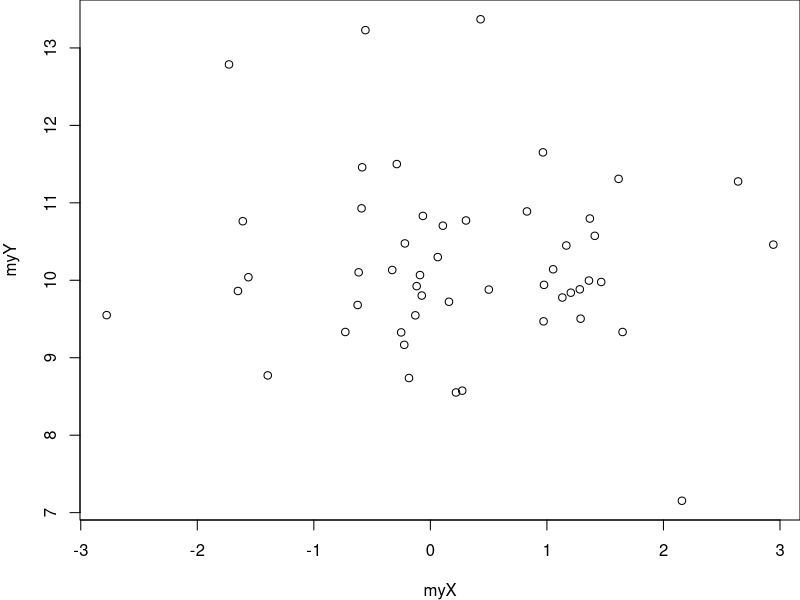
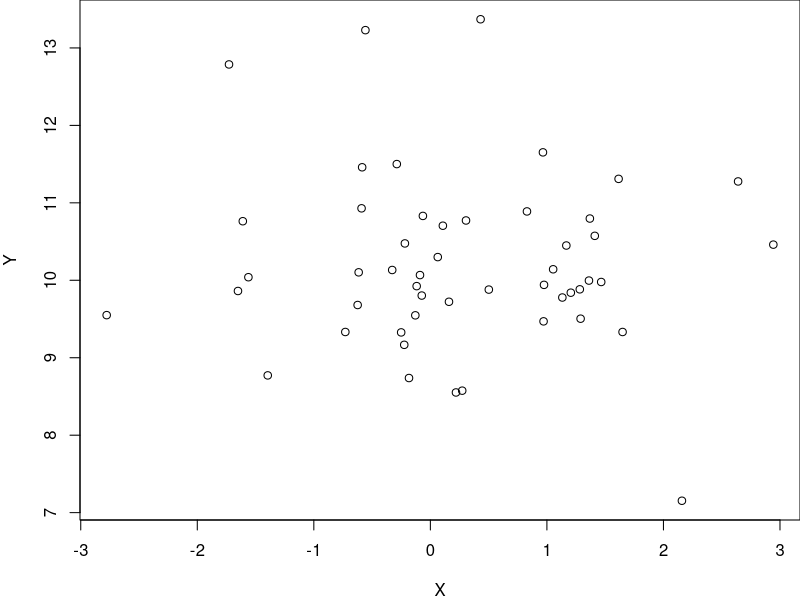
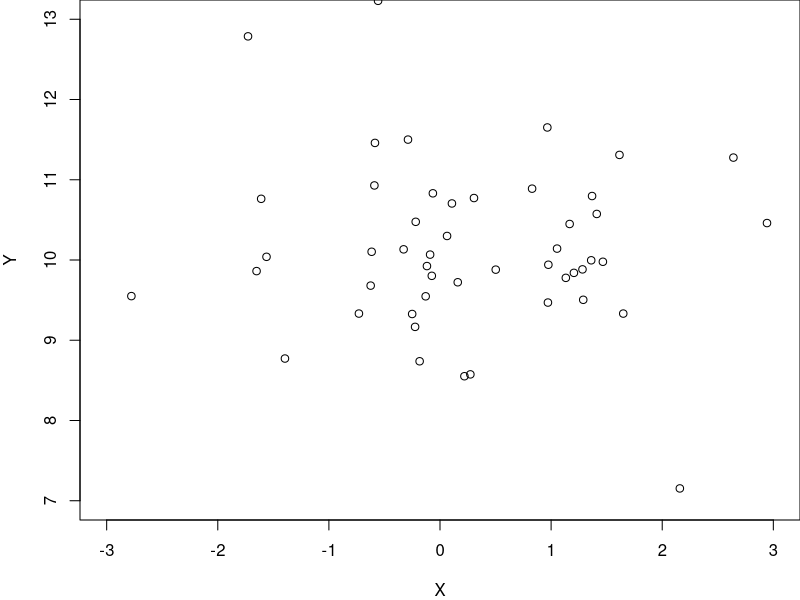
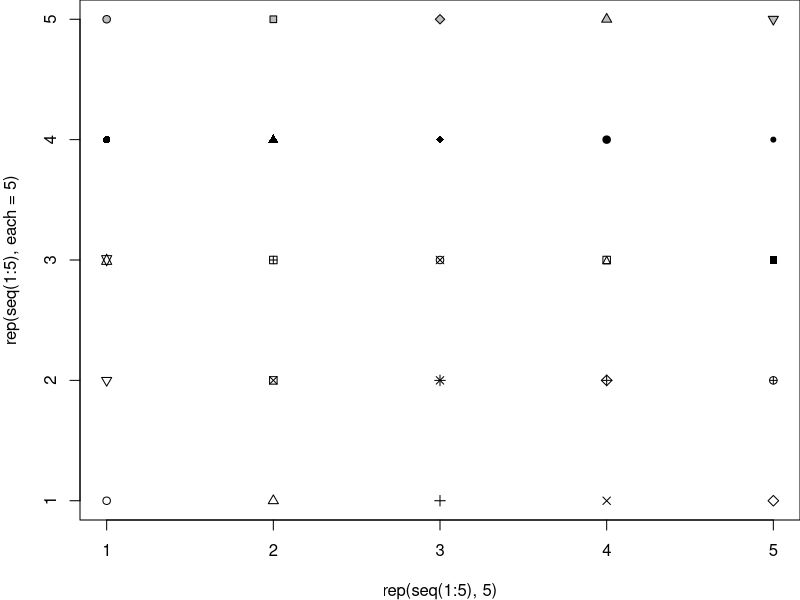
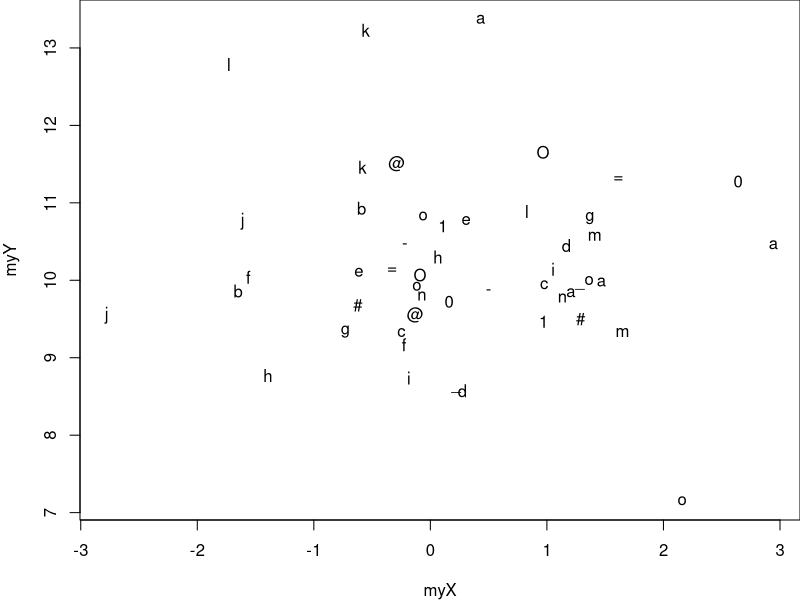
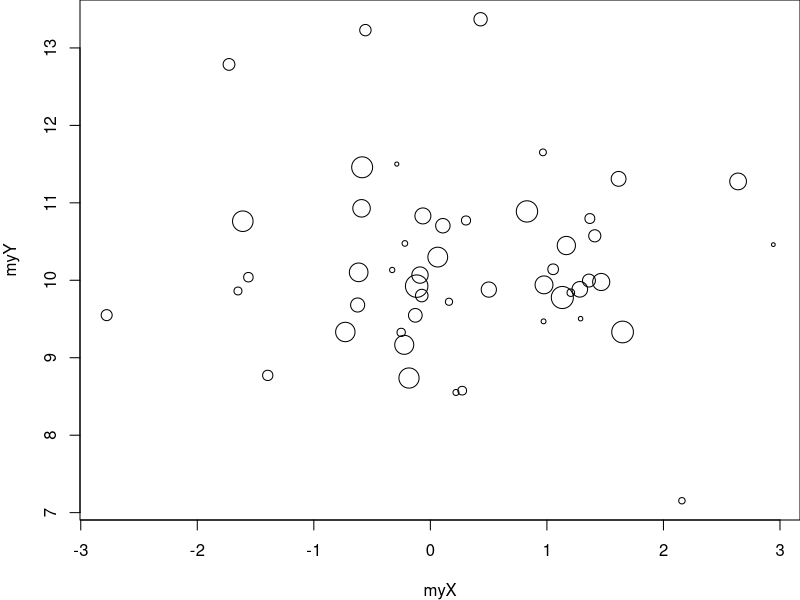
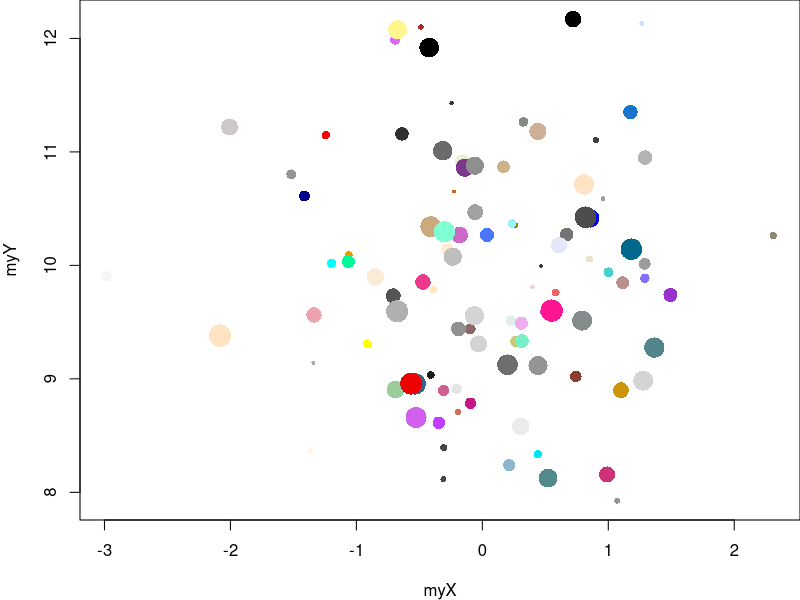
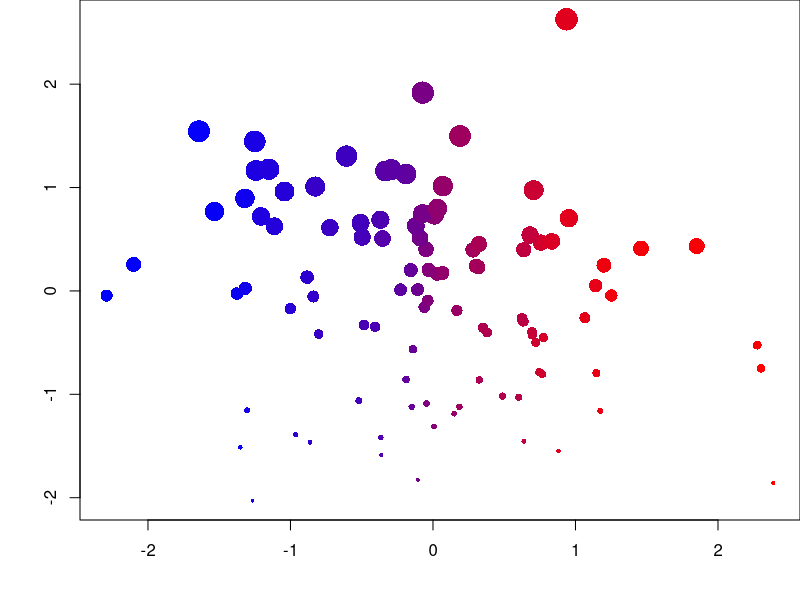

These charts were generated, in order, by the following R code:
## ---- chunk 1
op <- par(no.readonly = TRUE)
## ---- chunk 2
# tirage aléatoire de 50 valeurs dans une loi Normale
myX <- rnorm(50, mean = 0, sd = 1) 
myY <- rnorm(50, mean = 10, sd = 1)
par(mar = c(4, 4, 0, 0)) # réduction des marges
plot(x = myX, y = myY)
## ---- chunk 3
par(mar = c(4, 4, 0, 0)) # réduction des marges
plot(x = myX, y = myY, 
  xlab = "X", ylab = "Y")
## ---- chunk 4
par(mar = c(4, 4, 0, 0)) # réduction des marges
plot(x = myX, y = myY, 
  xlab = "X", ylab = "Y", 
  xlim = c(-3, 3), ylim = c(7, 13))
## ---- chunk 5
par(mar = c(4, 4, 0, 0)) # réduction des marges
plot(x = rep(seq(1:5), 5), y = rep(seq(1:5), each = 5),
  pch = 1:25, bg = "gray")
plot(x = myX, y = myY, 
  pch = c(
    "a", "@", "#", "1", "=", "-", "_", "o", "O", "0", 
    letters[1:15]))
## ---- chunk 6
par(mar = c(4, 4, 0, 0)) # réduction des marges
plot(x = myX, y = myY, 
  cex = seq(from = 0.5, to = 3, length.out = 50))
## ---- chunk 7
myX <- rnorm(100, mean = 0, sd = 1)
myY <- rnorm(100, mean = 10, sd = 1)
par(mar = c(4, 4, 0, 0)) # réduction des marges
plot(x = myX, y = myY, 
  cex = seq(from = 0.5, to = 3, length.out = 100),
  pch = 16,
  col = sample(colors(), 100))
## ---- chunk 8
myX <- rnorm(100)
myY <- rnorm(100)
dfGraph <- data.frame(myX, myY)
dfGraph <- dfGraph[order(dfGraph$myX),]
dfGraph$myCol <- colorRampPalette(c("blue", "red"))(100)
dfGraph <- dfGraph[order(dfGraph$myY),]
dfGraph$myCex <- seq(from = 0.5, to = 3, length.out = 100)
par(mar = c(4, 4, 0, 0)) # réduction des marges
plot(x = dfGraph$myX, y = dfGraph$myY, 
  cex = dfGraph$myCex, pch = 16, col = dfGraph$myCol, 
  xlab = "", ylab = "")
## ---- chunk 9
myX <- 1:20
myY <- rnorm(20, mean = 10, sd = 1)
par(mar = c(4, 4, 0, 0)) # réduction des marges
plot(x = myX, y = myY, 
  type = 'b') # 'p', 'l', 'b', 'c', 'o', 'h', 's', 'S', 'n'
## ---- chunk 10
par(mfrow = c(1, 2), mar = c(4, 4, 0, 0))
plot(x = myX, y = myY, 
  type = 'b', pch = 16, cex = 3) 
grid(lwd = 3, lty = 1)
plot(x = myX, y = myY, 
  type = 'b', pch = 16, cex = 3, 
  panel.first = grid(lwd = 3, lty = 1)) 
par(mfrow = c(1, 1))
## ---- chunk 11
op <- par(no.readonly = TRUE)
par(mfrow = c(2, 2), mar = c(2, 2, 1, 1))
graph4 <- lapply(1:4, function(i){
  plot(x = rnorm(100), 
    y = rnorm(100), 
    col = i, pch = 16)
})
par(op)
## ---- chunk 12
myX <- rnorm(100)
myY <- rnorm(100)
par(mar = c(4, 4, 0, 0)) 
plot(x = myX, y = myY, 
  xlim = c(-4, 4), ylim = c(-4, 4),   
  pch = 16, cex = 1.5, 
  col = sample(colors(), size = 100),
  panel.first = {
    grid()
    abline(v = c(min(myX), max(myX)), lty = 2)
    abline(h = c(min(myY), max(myY)), lty = 2)
    abline(v = mean(myX), lty = 1)
    abline(h = mean(myY), lty = 1)
})
## ---- chunk 13
op <- par(no.readonly = TRUE)
par(mfrow = c(2, 2), mar = c(2, 2, 1, 1))
myX <- list(
  rnorm(1000),
  rgamma(1000, shape = 1),
  sample(1:100, size = 1000, replace = TRUE),
  rbeta(1000, shape1 = 1, shape2 = 2)
)
myTitle <- c("Normal", "Gamma", "Uniform", "Beta")
tr <- lapply(1:4, function(i){
  hist(myX[[i]], 
    col = heat.colors(15), 
    main = myTitle[i]
  )
})
par(op)
## ---- chunk 14
myX <- c(4, 5, 8)
par(mar = c(3, 3, 1, 1)) 
barplot(myX, names.arg = c("A", "B", "C"))
## ---- chunk 15
op <- par(no.readonly = TRUE)
par(mfrow = c(1, 2), mar = c(2, 2, 1, 1))
myX <- matrix(c(4, 5, 8, 4, 6, 2), nrow = 2)
barplot(myX, names.arg = c("A", "B", "C"))
myX <- matrix(c(4, 5, 8, 4, 6, 2, 3, 4, 5), nrow = 3)
barplot(myX, names.arg = c("A", "B", "C"))
par(op)
## ---- chunk 16
n <- 50
myX <- rnorm(n)
myY <- rnorm(n)
myCol <- c(2, sample(c(4, 2), size = (n - 1), replace = TRUE))
myColors <- colorRampPalette(c("blue", "red"))(100)
myYCut <- cut(myY, breaks = -4:4)
myXCut <- cut(myX, breaks = -4:4)
myYCutCol <- table(myCol, myYCut)
myXCutCol <- table(myCol, myXCut)
xCol <- round(
  myXCutCol[1,] / (myXCutCol[1,] + myXCutCol[2,]) * 100
)
xCol[is.na(xCol) | xCol == 0] <- 1
yCol <- round(
  myYCutCol[1,] / (myYCutCol[1,] + myYCutCol[2,]) * 100
)
yCol[is.na(yCol) | yCol == 0] <- 1
op <- par(no.readonly = TRUE)
par(mar = c(2, 3, 1, 1))
layout(matrix(c(1, 1, 0, 
                2, 2, 3, 
                2, 2, 3), ncol = 3, byrow = TRUE))
barplot(table(myXCut), las = 1, col = myColors[xCol])
plot(x = myX, y = myY, col = myCol, pch = 16, 
  xlim = c(-4, 4), ylim = c(-4, 4), cex = 1.5, 
  panel.first = grid())
barplot(
  table(myYCut), 
  las = 1, 
  horiz = TRUE, 
  col = myColors[yCol])
par(op)
## ---- chunk 17
graphBarplotCol <- function(n){
  myX <- rnorm(n)
  myY <- rnorm(n)
  myCol <- c(2, sample(c(4, 2), size = (n - 1), replace = TRUE))
  myColors <- colorRampPalette(c("blue", "red"))(100)
  myYCut <- cut(myY, breaks = -4:4)
  myXCut <- cut(myX, breaks = -4:4)
  myYCutCol <- table(myCol, myYCut)
  myXCutCol <- table(myCol, myXCut)
  xCol <- round(
    myXCutCol[1,] / (myXCutCol[1,] + myXCutCol[2,]) * 100
  )
  xCol[is.na(xCol) | xCol == 0] <- 1
  yCol <- round(
    myYCutCol[1,] / (myYCutCol[1,] + myYCutCol[2,]) * 100
  )
  yCol[is.na(yCol) | yCol == 0] <- 1
  op <- par(no.readonly = TRUE)
  par(mar = c(2, 3, 1, 1))
  layout(matrix(c(1, 1, 0, 
                  2, 2, 3, 
                  2, 2, 3), ncol = 3, byrow = TRUE))
  barplot(table(myXCut), las = 1, col = myColors[xCol])
  plot(x = myX, y = myY, col = myCol, pch = 16, 
    xlim = c(-4, 4), ylim = c(-4, 4), cex = 1.5, 
    panel.first = grid())
  barplot(
    table(myYCut), 
    las = 1, 
    horiz = TRUE, 
    col = myColors[yCol])
  par(op)
}
graphBarplotCol(n = 1000)
## ---- chunk 18
par(mar = c(3, 1, 1, 1)) # réduction des marges
barplot(rnorm(20), horiz = TRUE, col = rainbow(20))
## ---- chunk 19
gender <- data.frame(
  m = cut(sample(1:75, 1000, replace = TRUE), 
    breaks = seq(from = 0, to = 80, by = 10)), 
  f = cut(sample(1:75, 1000, replace = TRUE), 
    breaks = seq(from = 0, to = 80, by = 10))
)
op <- par(no.readonly = TRUE)
par(mfrow = c(1, 2), mar = c(2, 1, 2, 1))
barplot(-table(gender$f), horiz = TRUE, col = "salmon")
barplot(table(gender$m), horiz = TRUE, col = "lightblue")
par(op)
## ---- chunk 20
df <- data.frame(
  box1 = rnorm(1000), 
  box2 = rgamma(1000, shape = 1), 
  box3 = sample(-3:3, size = 1000, replace = TRUE),
  box4 = rbeta(1000, shape1 = 1, shape2 = 2)
)
par(mar = c(2, 2, 0, 0)) # réduction des marges
boxplot(df, col = c(rgb(0, 94, 255, maxColorValue = 255),  
  rgb(255, 0, 174, maxColorValue = 255),  
  rgb(255, 136, 0, maxColorValue = 255),  
  rgb(119, 255, 0, maxColorValue = 255)))
## ---- chunk 21
df$cat <- sample(
  c("w", "x", "y", "z"), 
  size = 1000, 
  replace = TRUE)
par(mar = c(4, 4, 0, 0)) 
boxplot(df$box3 ~ df$cat, 
  col = c(rgb(0, 94, 255, maxColorValue = 255),  
    rgb(255, 0, 174, maxColorValue = 255),  
    rgb(255, 136, 0, maxColorValue = 255),  
    rgb(119, 255, 0, maxColorValue = 255)), 
  ylab = "Box3")
df$cat2 <- sample(1:3, size = 1000, replace = TRUE)
par(mar = c(2, 2, 0, 0)) 
boxplot(df$box4 ~ df$cat*df$cat2, col = c(
  rgb(0, 94, 255, maxColorValue = 255),  
  rgb(255, 0, 174, maxColorValue = 255),  
  rgb(255, 136, 0, maxColorValue = 255),  
  rgb(119, 255, 0, maxColorValue = 255)), ylab = "Box4")
## ---- chunk 22
df$cat <- sample(
  c("w", "x", "y", "z"), 
  size = 1000, 
  replace = TRUE)
par(mar = c(2, 2, 0, 0)) 
boxplot(df$box2 ~ df$cat, horizontal = TRUE, 
  col = c(rgb(255, 110, 0, maxColorValue = 255),  
  rgb(230, 255, 0, maxColorValue = 255),  
  rgb(0, 178, 255, maxColorValue = 255),  
  rgb(166, 0, 255, maxColorValue = 255)), xlab = "Box2")
